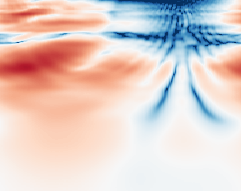

Generate this figure with Python:
# %%
import pyfar as pf
import numpy as np
import matplotlib.pyplot as plt
%matplotlib inline

pf.plot.use()
fig = plt.figure(figsize=(2.5, 2))

h, sources = pf.signals.files.head_related_impulse_responses('horizontal')
h = pf.dsp.pad_zeros(h, 4410)

ax, qm, _ = pf.plot.freq_2d(
    h[:, 0], indices=sources.azimuth / np.pi * 180, cmap='RdBu_r',
    colorbar=False)

ax.set_ylim(200, 20e3)
qm.set_clim(-25, 25)
ax.axis('off')

plt.savefig('thumbnail_sofar_introduction.png',
            bbox_inches='tight', pad_inches=0)
